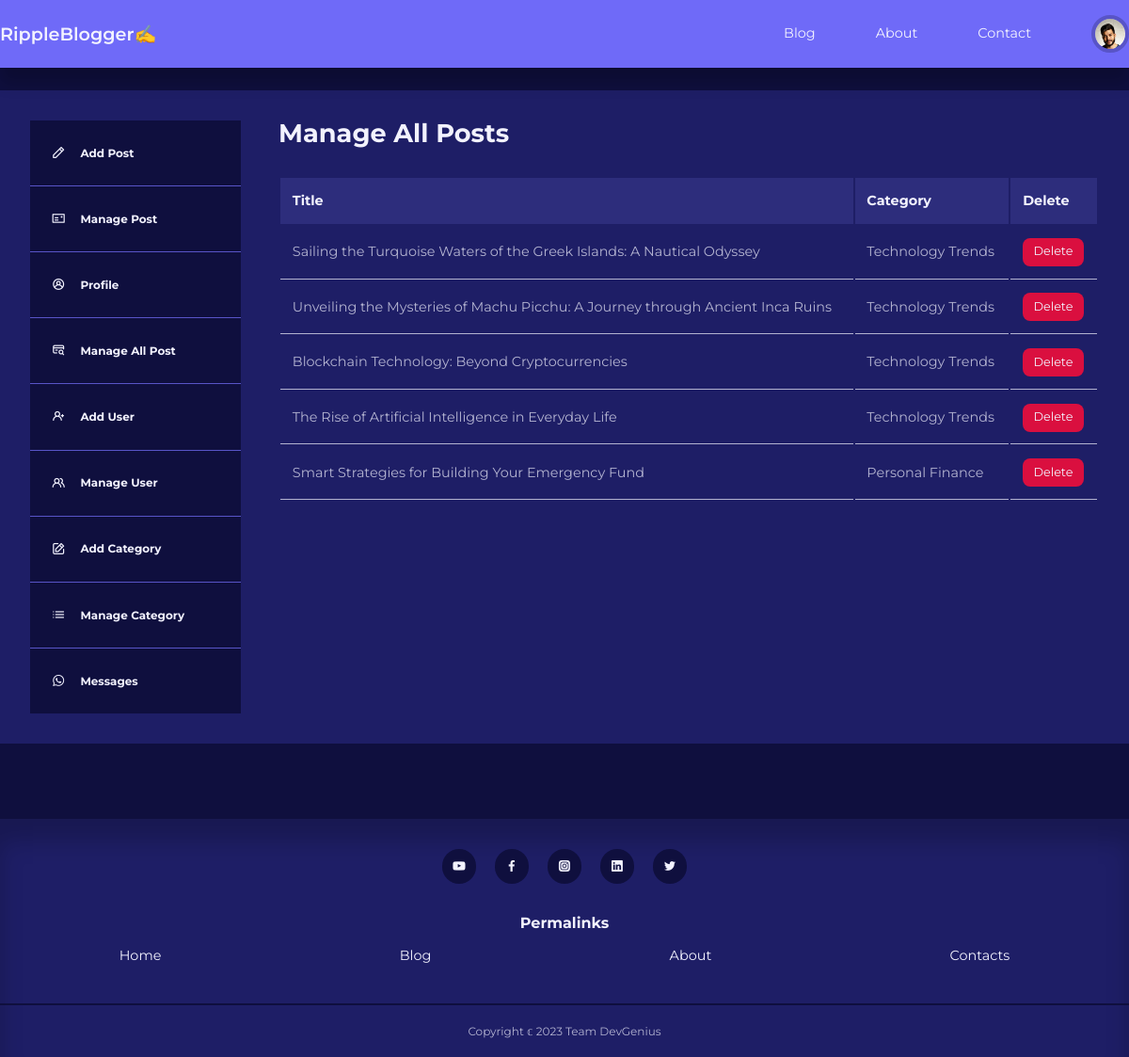
The app's page /admin/all-post.php (signed in) with its own data.
### tables this page shows
CREATE TABLE `users` (
  `id` int(11) UNSIGNED NOT NULL,
  `firstname` varchar(50) NOT NULL,
  `lastname` varchar(50) NOT NULL,
  `username` varchar(50) NOT NULL,
  `email` varchar(100) NOT NULL,
  `password` varchar(255) NOT NULL,
  `avatar` varchar(255) NOT NULL,
  `is_admin` tinyint(1) NOT NULL
);

CREATE TABLE `posts` (
  `id` int(11) UNSIGNED NOT NULL,
  `title` varchar(255) NOT NULL,
  `body` text NOT NULL,
  `thumbnail` varchar(255) NOT NULL,
  `date_time` timestamp NOT NULL DEFAULT current_timestamp(),
  `category_id` int(11) UNSIGNED DEFAULT NULL,
  `author_id` int(11) UNSIGNED NOT NULL,
  `is_featured` tinyint(1) NOT NULL,
  `comments_count` int(11) DEFAULT 0
);

CREATE TABLE `categories` (
  `id` int(11) UNSIGNED NOT NULL,
  `title` varchar(255) NOT NULL,
  `description` text NOT NULL
);

### admin/partials/header.php (called while the page is built, shortened)
<?php
require "../partials/header.php";

### admin/all-post.php (the view, shortened to what this page needs)
<?php
include "partials/header.php";
$query = "SELECT posts.id, posts.title, posts.category_id, categories.title as category_title FROM posts
          LEFT JOIN categories ON posts.category_id = categories.id
          ORDER BY posts.id DESC";
$posts = mysqli_query($connection, $query);
?>
<section class="dashboard">
    <div class="container dashboard_container">
        <aside>
            <ul>
                <li><a href="<?= ROOT_URL ?>admin/add-post.php"><i class="uil uil-pen"></i>
                        <h5>Add Post</h5>
                    </a></li>
                <li><a href="<?= ROOT_URL ?>admin/index.php"><i class="uil uil-postcard"></i>
                        <h5>Manage Post</h5>
                    </a></li>
                   <li><a href="<?= ROOT_URL ?>admin/update-profile.php" ><i class="uil uil-user-circle"></i>
                        <h5>Profile</h5>
                    </a></li>
                <?php if (isset($_SESSION['user_is_admin'])) : ?>
                       <li><a href="<?= ROOT_URL ?>admin/all-post.php"><i class="uil uil-credit-card-search"></i>
                            <h5>Manage All Post</h5>
                        </a></li>
                    <li><a href="<?= ROOT_URL ?>admin/add-user.php"><i class="uil uil-user-plus"></i>
                            <h5>Add User</h5>
                        </a></li>
                    <li><a href="<?= ROOT_URL ?>admin/manage-users.php"><i class="uil uil-users-alt"></i>
                            <h5>Manage User</h5>
                        </a></li>
                    <li><a href="<?= ROOT_URL ?>admin/add-category.php"><i class="uil uil-edit"></i>
                            <h5>Add Category</h5>
                        </a></li>
                    <li><a href="<?= ROOT_URL ?>admin/manage-categories.php"><i class="uil uil-list-ul"></i>
                            <h5>Manage Category</h5>
                        </a></li>
                        <li><a href="<?= ROOT_URL ?>admin/check-message.php"><i class="uil uil-whatsapp"></i>
                            <h5>Messages</h5>
                        </a></li>
                <?php endif ?>
            </ul>
        </aside>
        <main>
            <h2>Manage All Posts</h2>
            <?php if (mysqli_num_rows($posts) > 0) : ?>
                <table>
                    <thead>
                        <tr>
                            <th>Title</th>
                            <th>Category</th>
                            <th>Delete</th>
                        </tr>
                    </thead>
                    <tbody>
                        <?php while ($post = mysqli_fetch_assoc($posts)) : ?>
                            <tr>
                                <td><?= $post['title'] ?></td>
                                <td><?= $post['category_title'] ?></td>
                                <td> <a href="<?= ROOT_URL ?>admin/all-post-delete.php?id=<?= $post['id'] ?>" class=" btn sm danger">Delete</a></td>
                            </tr>
                        <?php endwhile ?>
                    </tbody>
                </table>
            <?php else : ?>
                <div class="alert__message error">
                    <?= 'NO posts found' ?>
                </div>
            <?php endif  ?>
        </main>
    </div>
</section>
<?php
include "partials/footer.php"; ?>

### partials/header.php (shortened to what this page needs)
<?php
require "config/database.php";
if (isset($_SESSION['user-id'])) {
  $id = filter_var($_SESSION['user-id'], FILTER_SANITIZE_FULL_SPECIAL_CHARS);
  $query = "SELECT avatar FROM users WHERE id ='$id'";
  $result = mysqli_query($connection, $query);
  $avatar = mysqli_fetch_assoc($result);
}
?>
<!DOCTYPE html>
<html lang="en">
<head>
  <link rel="stylesheet" href="https://unicons.iconscout.com/release/v4.0.8/css/line.css">
  <link rel="stylesheet" href="<?= ROOT_URL ?>css/style.css" />
</head>
<body>
  <nav>
    <div class="container nav_container">
      <a href="<?= ROOT_URL ?>index.php" class="nav_logo">RippleBlogger✍️</a>
      <ul class="nav_items">
        <li><a href="<?= ROOT_URL ?>blog.php">Blog</a></li>
        <li><a href="<?= ROOT_URL ?>about.php">About</a></li>
        <li><a href="<?= ROOT_URL ?>contact.php">Contact</a></li>
        <?php if (isset($_SESSION['user-id'])) : ?>
          <li class="nav_profile">
            <div class="avatar">
              <img src="<?= ROOT_URL . 'images/' . $avatar['avatar'] ?>" alt="nav-bar-profile-images" />
            </div>
          </li>
        <?php else : ?>
          <li><a href="<?= ROOT_URL ?>signin.php">Signin</a></li>
        <?php endif ?>
      </ul>
    </div>
  </nav>

### css/style.css (style rules this page uses)
:root { --color-primary: #6f6af8; --color-primary-variant: #5854c7; --color-primary-light: hsl(242, 91%, 69%, 18%); --color-red: #da0f3f; --color-red-light: hsl(346, 87%, 46%, 15%); --color-green: #00c476; --color-green-light: hsl(156, 100%, 38%, 15%); --color-gray-900: #1e1e66; --color-gray-700: #2d2d7c; --color-gray-300: rgba(242, 242, 254, 0.3); --color-gray-200: rgba(242, 242, 254, 0.7); --color-white: #f2f2fe; --color-bg: #0f0f3e; --transition: all 300ms ease; --container-width-lg: 74%; --container-width-md: 88%; --form-width: 50%; --card-border-radius-1: 0.3rem; --card-border-radius-2: 0.5rem; --card-border-radius-3: 0.8rem; --card-border-radius-4: 2rem; --card-border-radius-5: 5rem; }
* { margin: 0; padding: 0; outline: 0; border: 0; appearance: 0; list-style: none; text-decoration: none; box-sizing: border-box; }
body { font-family: 'Montserrat', sans-serif; line-height: 1.6; color: var(--color-gray-200); background: var(--color-bg); overflow-x: hidden; font-size: 0.9rem; }
.container { max-width: 1200px; margin: 0 auto; }
section { margin-top: 3rem; width: 100vw; }
h1, h2, h3, h4, h5 { color: var(--color-white); line-height: 1.3; }
h2 { font-size: 1.7rem; margin: 1rem 0; }
a, li { color: var(--color-white); transition: var(--transition); }
img { display: block; width: 100%; background-size: cover; }
nav { background: var(--color-primary); width: 100vw; height: 4.5rem; position: fixed; top: 0; z-index: 20; box-shadow: 0 1rem 1rem rgba(0, 0, 0, 0.2); }
.nav_container { height: 100%; display: flex; align-items: center; justify-content: space-between; }
.avatar { width: 2.5rem; height: 2.5rem; border-radius: 50%; overflow: hidden; border: 0.3rem solid var(--color-primary-variant); }
.nav_logo { font-weight: 600; font-size: 1.2rem; }
.nav_items { display: flex; align-items: center; gap: 4rem; }
.nav_profile { position: relative; cursor: pointer; }
.btn { display: inline-block; width: fit-content; padding: 0.6rem 1.2rem; background: var(--color-primary); color: var(--color-white); border-radius: var(--card-border-radius-2); cursor: pointer; transition: var(--transition); }
.btn.sm { padding: 0.3rem 0.7rem; font-size: 0.8rem; }
.btn.danger { background: var(--color-red); }
.dashboard { margin-top: 6rem; }
.dashboard_container { display: grid; grid-template-columns: 14rem auto; gap: 1rem; background: var(--color-gray-900); padding: 2rem; margin-bottom: 5rem; }
.dashboard aside a { background: var(--color-bg); display: flex; gap: 1rem; align-items: center; padding: 1.6em; }
.dashboard aside ul li:not(:last-child) a { border-bottom: 1px solid var(--color-primary-variant); }
.dashboard main { margin-left: 1.5rem; }
.dashboard main h2 { margin: 0rem 0rem 2rem 0rem; line-height: 1; }
.dashboard main table { width: 100%; text-align: left; }
.dashboard main table th { background: var(--color-gray-700); padding: 0.8rem; color: var(--color-white); }
.dashboard main table td { padding: 0.8rem; border-bottom: 1px solid var(--color-gray-200); }

### records on screen
users: avatar (picture)
posts: title "Sailing the Turquoise Waters of the Greek Islands: A Nautical Odyssey", category.title "Technology Trends"
posts: title "Unveiling the Mysteries of Machu Picchu: A Journey through Ancient Inca Ruins", category.title "Technology Trends"
posts: title "Blockchain Technology: Beyond Cryptocurrencies", category.title "Technology Trends"
posts: title "The Rise of Artificial Intelligence in Everyday Life", category.title "Technology Trends"
posts: title "Smart Strategies for Building Your Emergency Fund", category.title "Personal Finance"
